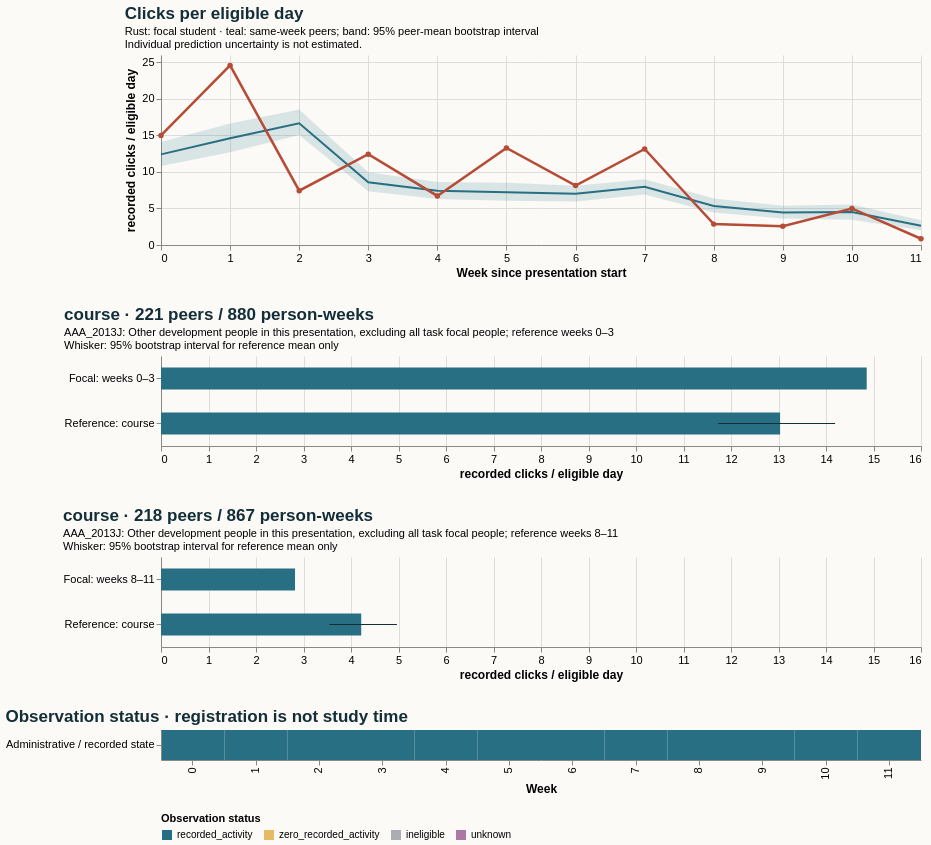

Specify this chart in Vega-Lite:
### Vega-Lite specification from a JSON file in a GitHub repository (floating-point values rounded to 4 significant figures)
{"$schema": "https://vega.github.io/schema/vega-lite/v5.20.1.json", "config": {"axis": {"labelFontSize": 11, "titleFontSize": 12}, "background": "#fbfaf7", "font": "sans-serif", "title": {"anchor": "start", "color": "#142e38", "fontSize": 17, "subtitleFontSize": 11}, "view": {"continuousHeight": 300, "continuousWidth": 300, "stroke": null}}, "datasets": {"data-2e8d58cfe97f18ca5143c78917885ec5": [{"end_day": 6, "focal_value": 15.0, "peer_ci_high": 14.08, "peer_ci_low": 10.81, "peer_mean": 12.4, "peer_observations": 221, "peer_people": 221, "reference": "course", "unit": "recorded clicks / eligible day", "week": 0}, {"end_day": 13, "focal_value": 24.57, "peer_ci_high": 16.64, "peer_ci_low": 12.71, "peer_mean": 14.6, "peer_observations": 221, "peer_people": 221, "reference": "course", "unit": "recorded clicks / eligible day", "week": 1}, {"end_day": 20, "focal_value": 7.429, "peer_ci_high": 18.55, "peer_ci_low": 15.07, "peer_mean": 16.65, "peer_observations": 219, "peer_people": 219, "reference": "course", "unit": "recorded clicks / eligible day", "week": 2}, {"end_day": 27, "focal_value": 12.43, "peer_ci_high": 9.955, "peer_ci_low": 7.356, "peer_mean": 8.588, "peer_observations": 219, "peer_people": 219, "reference": "course", "unit": "recorded clicks / eligible day", "week": 3}, {"end_day": 34, "focal_value": 6.714, "peer_ci_high": 8.623, "peer_ci_low": 6.308, "peer_mean": 7.428, "peer_observations": 219, "peer_people": 219, "reference": "course", "unit": "recorded clicks / eligible day", "week": 4}, {"end_day": 41, "focal_value": 13.29, "peer_ci_high": 8.502, "peer_ci_low": 6.058, "peer_mean": 7.212, "peer_observations": 218, "peer_people": 218, "reference": "course", "unit": "recorded clicks / eligible day", "week": 5}, {"end_day": 48, "focal_value": 8.143, "peer_ci_high": 8.114, "peer_ci_low": 5.951, "peer_mean": 7.002, "peer_observations": 218, "peer_people": 218, "reference": "course", "unit": "recorded clicks / eligible day", "week": 6}, {"end_day": 55, "focal_value": 13.14, "peer_ci_high": 8.999, "peer_ci_low": 6.908, "peer_mean": 7.978, "peer_observations": 218, "peer_people": 218, "reference": "course", "unit": "recorded clicks / eligible day", "week": 7}, {"end_day": 62, "focal_value": 2.857, "peer_ci_high": 6.37, "peer_ci_low": 4.435, "peer_mean": 5.34, "peer_observations": 218, "peer_people": 218, "reference": "course", "unit": "recorded clicks / eligible day", "week": 8}, {"end_day": 69, "focal_value": 2.571, "peer_ci_high": 5.376, "peer_ci_low": 3.624, "peer_mean": 4.446, "peer_observations": 217, "peer_people": 217, "reference": "course", "unit": "recorded clicks / eligible day", "week": 9}, {"end_day": 76, "focal_value": 5.0, "peer_ci_high": 5.549, "peer_ci_low": 3.471, "peer_mean": 4.512, "peer_observations": 217, "peer_people": 217, "reference": "course", "unit": "recorded clicks / eligible day", "week": 10}, {"end_day": 83, "focal_value": 0.8571, "peer_ci_high": 3.381, "peer_ci_low": 2.019, "peer_mean": 2.639, "peer_observations": 215, "peer_people": 215, "reference": "course", "unit": "recorded clicks / eligible day", "week": 11}], "data-6d55bc25357b97b5f798d68090232047": [{"eligible_days": 7.0, "end_day": 6, "logging_completeness": "unknown", "observation_status": "recorded_activity", "row": "Administrative / recorded state", "score_status": "withheld_release_time_unknown", "start_day": 0, "value": 15.0, "week": 0}, {"eligible_days": 7.0, "end_day": 13, "logging_completeness": "unknown", "observation_status": "recorded_activity", "row": "Administrative / recorded state", "score_status": "withheld_release_time_unknown", "start_day": 7, "value": 24.57, "week": 1}, {"eligible_days": 7.0, "end_day": 20, "logging_completeness": "unknown", "observation_status": "recorded_activity", "row": "Administrative / recorded state", "score_status": "withheld_release_time_unknown", "start_day": 14, "value": 7.429, "week": 2}, {"eligible_days": 7.0, "end_day": 27, "logging_completeness": "unknown", "observation_status": "recorded_activity", "row": "Administrative / recorded state", "score_status": "withheld_release_time_unknown", "start_day": 21, "value": 12.43, "week": 3}, {"eligible_days": 7.0, "end_day": 34, "logging_completeness": "unknown", "observation_status": "recorded_activity", "row": "Administrative / recorded state", "score_status": "withheld_release_time_unknown", "start_day": 28, "value": 6.714, "week": 4}, {"eligible_days": 7.0, "end_day": 41, "logging_completeness": "unknown", "observation_status": "recorded_activity", "row": "Administrative / recorded state", "score_status": "withheld_release_time_unknown", "start_day": 35, "value": 13.29, "week": 5}, {"eligible_days": 7.0, "end_day": 48, "logging_completeness": "unknown", "observation_status": "recorded_activity", "row": "Administrative / recorded state", "score_status": "withheld_release_time_unknown", "start_day": 42, "value": 8.143, "week": 6}, {"eligible_days": 7.0, "end_day": 55, "logging_completeness": "unknown", "observation_status": "recorded_activity", "row": "Administrative / recorded state", "score_status": "withheld_release_time_unknown", "start_day": 49, "value": 13.14, "week": 7}, {"eligible_days": 7.0, "end_day": 62, "logging_completeness": "unknown", "observation_status": "recorded_activity", "row": "Administrative / recorded state", "score_status": "withheld_release_time_unknown", "start_day": 56, "value": 2.857, "week": 8}, {"eligible_days": 7.0, "end_day": 69, "logging_completeness": "unknown", "observation_status": "recorded_activity", "row": "Administrative / recorded state", "score_status": "withheld_release_time_unknown", "start_day": 63, "value": 2.571, "week": 9}, {"eligible_days": 7.0, "end_day": 76, "logging_completeness": "unknown", "observation_status": "recorded_activity", "row": "Administrative / recorded state", "score_status": "withheld_release_time_unknown", "start_day": 70, "value": 5.0, "week": 10}, {"eligible_days": 7.0, "end_day": 83, "logging_completeness": "unknown", "observation_status": "recorded_activity", "row": "Administrative / recorded state", "score_status": "withheld_release_time_unknown", "start_day": 77, "value": 0.8571, "week": 11}], "data-b196c0f3152dbc0376b44facb2aa8f08": [{"hi": null, "lo": null, "series": "Focal: weeks 0–3", "value": 14.86}, {"hi": 14.19, "lo": 11.73, "series": "Reference: course", "value": 13.03}], "data-daa04482e403c180b78eebfeea0968a5": [{"hi": null, "lo": null, "series": "Focal: weeks 8–11", "value": 2.821}, {"hi": 4.967, "lo": 3.544, "series": "Reference: course", "value": 4.215}]}, "resolve": {"scale": {"color": "independent"}}, "spacing": 28, "vconcat": [{"data": {"name": "data-2e8d58cfe97f18ca5143c78917885ec5"}, "height": 190, "layer": [{"encoding": {"x": {"axis": {"tickMinStep": 1}, "field": "week", "title": "Week since presentation start", "type": "quantitative"}, "y": {"field": "peer_ci_low", "scale": {"zero": true}, "title": "recorded clicks / eligible day", "type": "quantitative"}, "y2": {"field": "peer_ci_high"}}, "mark": {"color": "#286f83", "opacity": 0.16, "type": "area"}}, {"encoding": {"tooltip": [{"field": "week", "type": "quantitative"}, {"field": "peer_mean", "type": "quantitative"}, {"field": "peer_people", "type": "quantitative"}, {"field": "peer_observations", "type": "quantitative"}], "x": {"field": "week", "type": "quantitative"}, "y": {"field": "peer_mean", "type": "quantitative"}}, "mark": {"color": "#286f83", "strokeWidth": 2, "type": "line"}}, {"encoding": {"tooltip": [{"field": "week", "type": "quantitative"}, {"field": "focal_value", "type": "quantitative"}], "x": {"field": "week", "type": "quantitative"}, "y": {"field": "focal_value", "type": "quantitative"}}, "mark": {"color": "#b64c35", "point": {"color": "#b64c35"}, "strokeWidth": 2.5, "type": "line"}}], "title": {"subtitle": ["Rust: focal student · teal: same-week peers; band: 95% peer-mean bootstrap interval", "Individual prediction uncertainty is not estimated."], "text": "Clicks per eligible day"}, "width": 760}, {"data": {"name": "data-b196c0f3152dbc0376b44facb2aa8f08"}, "height": 90, "layer": [{"encoding": {"x": {"field": "value", "scale": {"domain": [0, 15.6], "zero": true}, "title": "recorded clicks / eligible day", "type": "quantitative"}, "y": {"field": "series", "sort": null, "title": null, "type": "nominal"}}, "mark": {"color": "#286f83", "size": 22, "type": "bar"}}, {"encoding": {"x": {"field": "lo", "type": "quantitative"}, "x2": {"field": "hi"}, "y": {"field": "series", "sort": null, "title": null, "type": "nominal"}}, "mark": {"color": "#142e38", "type": "rule"}}], "title": {"subtitle": ["AAA_2013J: Other development people in this presentation, excluding all task focal people; reference weeks 0–3", "Whisker: 95% bootstrap interval for reference mean only"], "text": "course · 221 peers / 880 person-weeks"}, "width": 760}, {"data": {"name": "data-daa04482e403c180b78eebfeea0968a5"}, "height": 90, "layer": [{"encoding": {"x": {"field": "value", "scale": {"domain": [0, 15.6], "zero": true}, "title": "recorded clicks / eligible day", "type": "quantitative"}, "y": {"field": "series", "sort": null, "title": null, "type": "nominal"}}, "mark": {"color": "#286f83", "size": 22, "type": "bar"}}, {"encoding": {"x": {"field": "lo", "type": "quantitative"}, "x2": {"field": "hi"}, "y": {"field": "series", "sort": null, "title": null, "type": "nominal"}}, "mark": {"color": "#142e38", "type": "rule"}}], "title": {"subtitle": ["AAA_2013J: Other development people in this presentation, excluding all task focal people; reference weeks 8–11", "Whisker: 95% bootstrap interval for reference mean only"], "text": "course · 218 peers / 867 person-weeks"}, "width": 760}, {"data": {"name": "data-6d55bc25357b97b5f798d68090232047"}, "encoding": {"color": {"field": "observation_status", "legend": {"labelLimit": 260, "orient": "bottom"}, "scale": {"domain": ["recorded_activity", "zero_recorded_activity", "ineligible", "unknown"], "range": ["#286f83", "#e4bb64", "#aaaeb3", "#ac78a5"]}, "title": "Observation status", "type": "nominal"}, "tooltip": [{"field": "week", "type": "quantitative"}, {"field": "eligible_days", "type": "quantitative"}, {"field": "observation_status", "type": "nominal"}, {"field": "logging_completeness", "type": "nominal"}], "x": {"field": "week", "title": "Week", "type": "ordinal"}, "y": {"field": "row", "title": null, "type": "nominal"}}, "height": 30, "mark": {"type": "rect"}, "title": "Observation status · registration is not study time", "width": 760}]}
